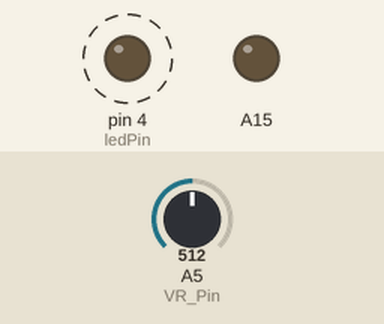
The sketch below on a simulated Arduino Mega 2560, built with avr-gcc and run on an emulated ATmega2560. On the bench: output pins drawn as LEDs (lit = HIGH). Dashed ring = blinking. The inputs (shaded band) are chosen by the test bench; at power-on: A5 (VR_Pin) = 512.

Above: at 1.8 s.
1.9 s: A5 (VR_Pin) set to 0
At 3.3 s:
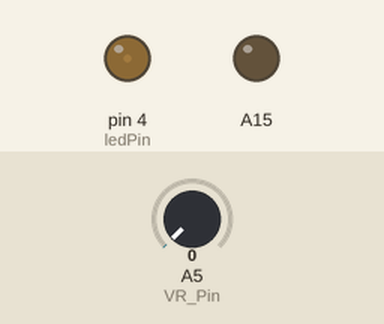
3.6 s: A5 (VR_Pin) set to 122
At 3.9 s:
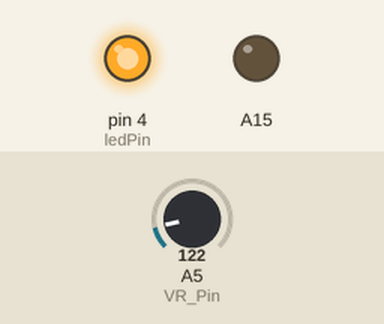
Timing chart, 0 to 13.1 s (numbered marks = the images above; inputs shaded):
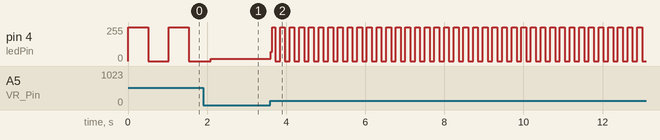

Measured:
- after the input at 3.6 s, pin 4 (ledPin): 18/255 → 70/255 at once, then moves between 0/255 and 255/255, repeating every 0.24 s
- by itself, pin 4 (ledPin): alternates 255/255 for 0.51 s and 0/255 for 0.51 s

The sketch:

ex_2_10_2.ino
```cpp
int VR_Pin =A5;
int VR_Value = 0;
int ledPin = 4;
void setup() {
  // put your setup code here, to run once:
  pinMode(ledPin,OUTPUT);
  pinMode(A15,OUTPUT);
  digitalWrite(A15,LOW);
}

void loop() {
  // put your main code here, to run repeatedly:
  VR_Value = analogRead(VR_Pin);
  digitalWrite(ledPin,HIGH);
  delay(VR_Value);
  digitalWrite(ledPin,LOW);
  delay(VR_Value);
}
```
